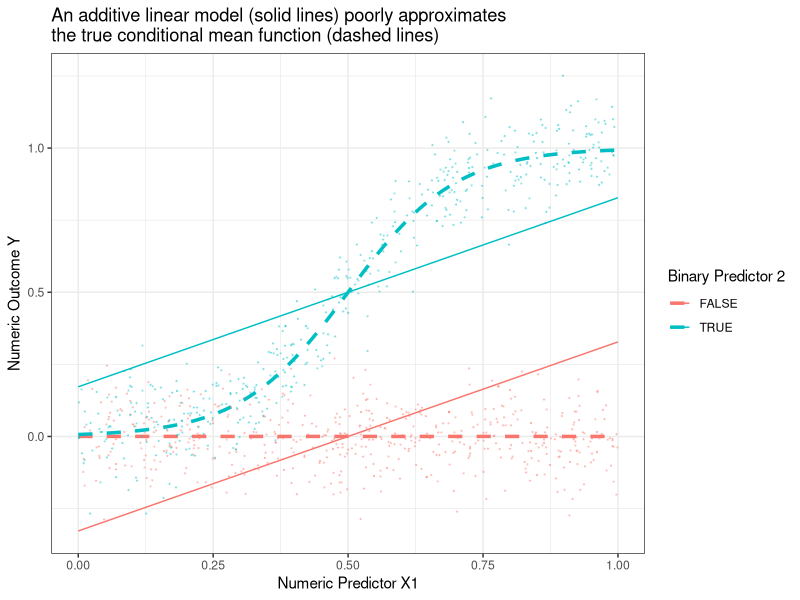

This figure's R source:
## ---- chunk 1
#| echo: false
#| code-fold: true

library(knitr)

set.seed(1234)
n <- 10
b <- 2.5
X1 <- rnorm(n)
X2 <- rnorm(n, mean = 5, sd = 2)
prob <- exp(b*(X1+X2)) / (1 + exp(b*(X1+X2)))
#y_class <- 1*(runif(n)<prob)
y_num <- 0.5 + X1*0.2 - X2*0.8 + rnorm(n)

#class <- glm(y ~ X, family = binomial)
#summary(class)

df <- data.frame(X1 = X1, X2 = X2,
                 #y_class = y_class,
                 y_num = y_num)
m1 <- lm(y_num ~ X1 + X2, data = df)
df$y_hat <- predict(m1, data = df)
df$sq_err <- (df$y_num - df$y_hat)^2

kable(round(head(df), 2))
## ---- chunk 2
#| echo: false
#| code-fold: true

library(dplyr)
library(ggplot2)

# Data generating process
true_conditional_mean <- tibble(z = F, x = seq(0,1,.001)) |>
  bind_rows(tibble(z = T, x = seq(0,1,.001))) |>
  mutate(mu = z * plogis(10 * (x - .5)))

simulate <- function(sample_size) {
  tibble(z = F, x = seq(0,1,.001)) |>
    bind_rows(tibble(z = T, x = seq(0,1,.001))) |>
    mutate(mu = z * plogis(10 * (x - .5))) |>
    slice_sample(n = sample_size, replace = T) |>
    mutate(y = mu + rnorm(n(), sd = .1))
}
simulated_data <- simulate(1000)
p_no_points <- true_conditional_mean |>
  ggplot(aes(x = x, color = z, y = mu)) +
  geom_line(linetype = "dashed", size = 1.2) +
  labs(
    x = "Numeric Predictor X1",
    y = "Numeric Outcome Y",
    color = "Binary Predictor 2"
  ) +
  theme_bw()
p <- p_no_points +
  geom_point(data = simulated_data, aes(y = y), size = .2, alpha = .3)

best_linear_fit <- lm(mu ~ x + z, data = true_conditional_mean)
p +
  geom_line(
    data = true_conditional_mean |>
      mutate(mu = predict(best_linear_fit))
  ) +
  theme_bw() +
  ggtitle("An additive linear model (solid lines) poorly approximates\nthe true conditional mean function (dashed lines)")
